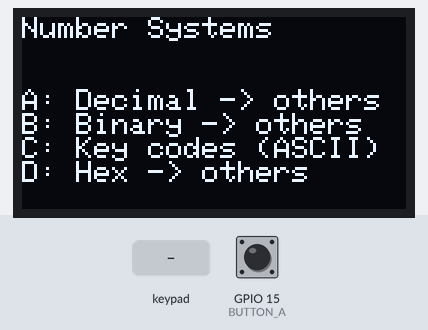
This sketch was run on a simulated ESP32. On the bench: 128×64 one-colour display. Inputs (shaded band) come from the test bench; at power-on: GPIO 15 (BUTTON_A) HIGH.

Above: at 1.2 s.
1.3 s: key 'A' pressed
At 1.8 s:
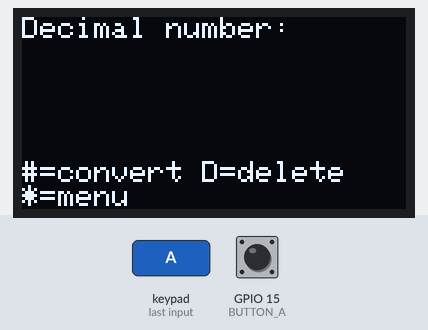
2.8 s: keypad keys 1 3 1 2 1 4 2 7 # pressed 0.4 s apart
At 6.6 s:
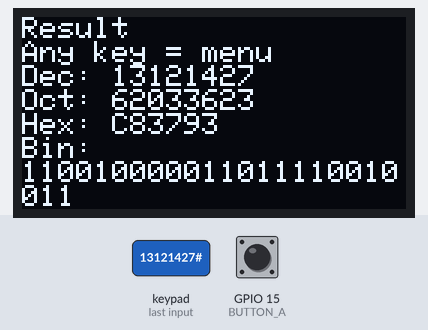
7.9 s: keypad keys 1 3 1 2 1 4 2 7 D pressed 0.4 s apart
At 11.5 s:
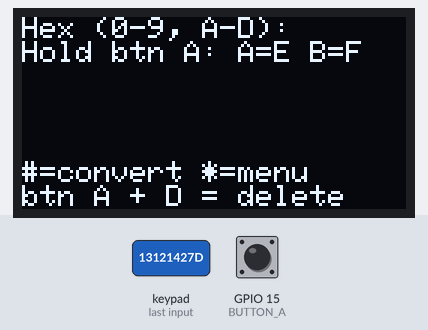
13.0 s: key 'B' pressed
At 14.0 s:
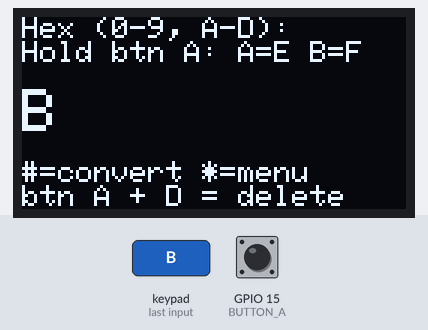
14.5 s: key 'C' pressed
At 15.2 s:
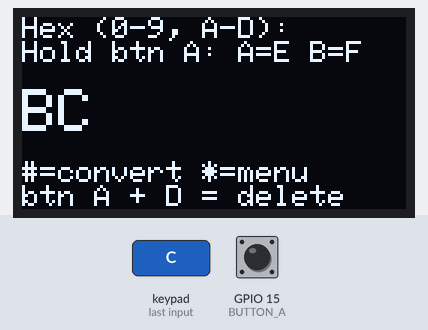
16.0 s: keypad keys 2 6 2 5 3 3 3 2 # pressed 0.4 s apart
At 20.0 s:
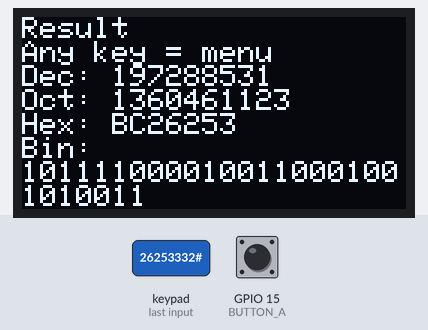
Timing chart, 0 to 21.5 s (numbered marks = the images above; inputs shaded):
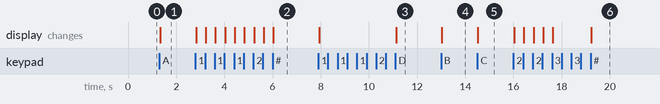

The sketch:

bonus_1_hex_to_decimal_tool.ino
```cpp
// Project 11, Bonus 1 - Hex to Decimal
// D = hex in. Keys 0-9 and A-D type digits; hold Button A for E, F.
// While Button A is held: A = E, B = F, D = delete.

#include <Wire.h>
#include <Adafruit_GFX.h>
#include <Adafruit_SSD1306.h>
#include <Keypad.h>

const byte ROWS = 4;
const byte COLS = 4;
char keys[ROWS][COLS] = {
  {'1', '2', '3', 'A'},
  {'4', '5', '6', 'B'},
  {'7', '8', '9', 'C'},
  {'*', '0', '#', 'D'}
};
byte rowPins[ROWS] = {13, 12, 14, 27};
byte colPins[COLS] = {26, 25, 33, 32};
Keypad keypad = Keypad(makeKeymap(keys), rowPins, colPins, ROWS, COLS);

const int SCREEN_WIDTH  = 128;
const int SCREEN_HEIGHT = 64;
Adafruit_SSD1306 display(SCREEN_WIDTH, SCREEN_HEIGHT, &Wire, -1);

// 0 = menu, 1 = decimal in, 2 = binary in, 3 = key codes, 4 = result
const int BUTTON_A = 15;
int stage = 0;          // ... 5 = hex in
String typed = "";
unsigned long result = 0;
char lastKey = 0;

void setup() {
  Serial.begin(115200);
  if (!display.begin(SSD1306_SWITCHCAPVCC, 0x3C)) {
    Serial.println("OLED not found");
  }
  display.setTextColor(SSD1306_WHITE);
  pinMode(BUTTON_A, INPUT_PULLUP);
  showScreen();
}

void loop() {
  char key = keypad.getKey();
  if (!key) return;

  if (key == '*' || stage == 4) {         // menu; any key after a result
    stage = 0;
    typed = "";
    lastKey = 0;
  } else if (stage == 0) {
    if (key == 'A') stage = 1;
    if (key == 'B') stage = 2;
    if (key == 'C') stage = 3;
    if (key == 'D') stage = 5;
  } else if (stage == 5) {
    hexKey(key);
  } else if (stage == 3) {
    lastKey = key;
  } else if (key == 'D' && typed.length() > 0) {
    typed.remove(typed.length() - 1);
  } else if (key == '#' && typed.length() > 0) {
    if (stage == 1) result = typed.toInt();
    else result = binaryToDecimal(typed);
    stage = 4;
  } else if (stage == 1 && key >= '0' && key <= '9') {
    if (typed.length() < 9) typed += key;
  } else if (stage == 2 && (key == '0' || key == '1')) {
    if (typed.length() < 30) typed += key;
  }
  showScreen();
}

// Converts n into any base from 2 to 16, by repeated division
String toBase(unsigned long n, int base) {
  const char digits[] = "0123456789ABCDEF";
  if (n == 0) return "0";
  String text = "";
  while (n > 0) {
    text = String(digits[n % base]) + text;   // the new digit goes in front
    n = n / base;
  }
  return text;
}

void hexKey(char key) {
  bool shift = (digitalRead(BUTTON_A) == LOW);
  if (shift && key == 'A') key = 'E';
  else if (shift && key == 'B') key = 'F';
  else if (shift && key == 'D') {
    if (typed.length() > 0) typed.remove(typed.length() - 1);
    return;
  }
  if (key == '#' && typed.length() > 0) {
    result = hexToDecimal(typed);
    stage = 4;
  } else if (key != '#' && typed.length() < 7) {
    typed += key;                       // 0-9, A-F
  }
}

unsigned long hexToDecimal(String hex) {
  unsigned long value = 0;
  for (int i = 0; i < hex.length(); i++) {
    char c = hex[i];
    int digit = (c <= '9') ? c - '0' : c - 'A' + 10;
    value = value * 16 + digit;
  }
  return value;
}

unsigned long binaryToDecimal(String bits) {
  unsigned long value = 0;
  for (int i = 0; i < bits.length(); i++) {
    value = value * 2 + (bits[i] - '0');
  }
  return value;
}

void showScreen() {
  display.clearDisplay();
  display.setTextSize(1);
  display.setCursor(0, 0);
  if (stage == 0) {
    display.println("Number Systems");
    display.setCursor(0, 24);
    display.println("A: Decimal -> others");
    display.println("B: Binary -> others");
    display.println("C: Key codes (ASCII)");
    display.println("D: Hex -> others");
  } else if (stage == 5) {
    display.println("Hex (0-9, A-D):");
    display.println("Hold btn A: A=E B=F");
    display.setCursor(0, 24);
    display.setTextSize(2);
    display.println(typed);
    display.setTextSize(1);
    display.setCursor(0, 48);
    display.println("#=convert *=menu");
    display.println("btn A + D = delete");
  } else if (stage == 1 || stage == 2) {
    if (stage == 1) display.println("Decimal number:");
    else display.println("Binary (0 and 1):");
    display.setCursor(0, 16);
    display.println(typed);
    display.setCursor(0, 48);
    display.println("#=convert D=delete");
    display.println("*=menu");
  } else if (stage == 3) {
    display.println("Key codes (ASCII)");
    display.println("Press a key, *=menu");
    if (lastKey != 0) {
      String bits = toBase(lastKey, 2);
      while (bits.length() < 8) bits = "0" + bits;   // a full byte
      display.setCursor(0, 24);
      display.print("Key: ");
      display.println(lastKey);
      display.print("Dec: ");
      display.println((int)lastKey);
      display.print("Bin: ");
      display.println(bits);
      display.print("Hex: ");
      display.println(toBase(lastKey, 16));
    }
  } else {
    display.println("Result");
    display.println("Any key = menu");
    display.print("Dec: ");
    display.println(result);
    display.print("Oct: ");
    display.println(toBase(result, 8));
    display.print("Hex: ");
    display.println(toBase(result, 16));
    display.println("Bin:");
    display.println(toBase(result, 2));
  }
  display.display();
}
```

Measured:
- after the input at 1.3 s, the display: changes at once (image 1)
- after the input at 2.8 s, the display: first changes at once (image 2 shows a later state)
- after the input at 7.9 s, the display: first changes at once (image 3 shows a later state)
- after the input at 13.0 s, the display: changes at once (image 4)
- after the input at 14.5 s, the display: changes at once (image 5)
- after the input at 16.0 s, the display: first changes at once (image 6 shows a later state)
